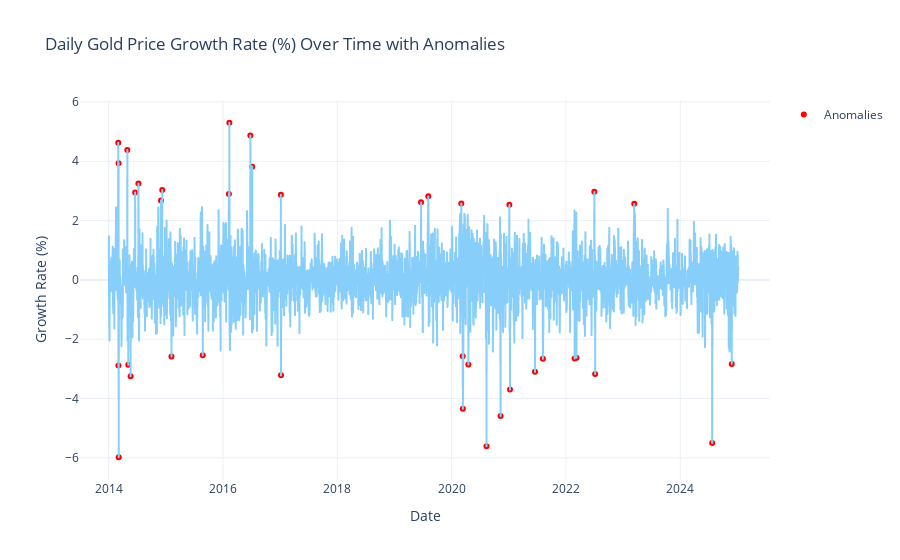

Notebook code cell kept with this figure:
### Code cell
# Calculate the daily percentage growth rate
gold_dataset['Growth_Rate'] = gold_dataset['Price'].pct_change() * 100

# Drop the first row (NaN after pct_change)
gold_growth = gold_dataset.dropna(subset=['Growth_Rate'])

# Plot the growth rate over time
fig = px.line(
    gold_growth,
    x=gold_growth.index,
    y='Growth_Rate',
    title='Daily Gold Price Growth Rate (%) Over Time with Anomalies',
    labels={'Growth_Rate': 'Daily Growth Rate (%)'},
    template='plotly_white',
    color_discrete_sequence=['lightskyblue']
)

fig.add_trace(go.Scatter(
    x=anomalies_calc.index,
    y=anomalies_calc['Growth_Rate'],
    mode='markers',
    name='Anomalies',
    marker=dict(color='red', size=6),
    hovertemplate='Date: %{x}<br>Change: %{y:.2f}%'
))


fig.update_layout(
    xaxis_title='Date',
    yaxis_title='Growth Rate (%)',
    hovermode='x unified'
)

fig.show()

### Figure 1 — Plotly figure (JSON) as saved in the notebook; plotly's stock layout.template omitted (floating-point values rounded to 4 significant figures; data arrays with more than 128 entries replaced by an {"elided": "..."} marker saying what was removed)
{"data": [{"hovertemplate": "Date=%{x}<br>Daily Growth Rate (%)=%{y}<extra></extra>", "legendgroup": "", "line": {"color": "lightskyblue", "dash": "solid"}, "marker": {"symbol": "circle"}, "mode": "lines", "name": "", "showlegend": false, "type": "scattergl", "x": {"elided": "2873 str values"}, "xaxis": "x", "y": {"elided": "2873 float values"}, "yaxis": "y"}, {"hovertemplate": "Date: %{x}<br>Change: %{y:.2f}%", "marker": {"color": "red", "size": 6}, "mode": "markers", "name": "Anomalies", "type": "scatter", "x": ["2014-03-03T00:00:00.000000000", "2014-03-04T00:00:00.000000000", "2014-03-05T00:00:00.000000000", "2014-03-06T00:00:00.000000000", "2014-04-30T00:00:00.000000000", "2014-05-06T00:00:00.000000000", "2014-05-21T00:00:00.000000000", "2014-06-19T00:00:00.000000000", "2014-07-10T00:00:00.000000000", "2014-12-01T00:00:00.000000000", "2014-12-09T00:00:00.000000000", "2015-02-06T00:00:00.000000000", "2015-08-25T00:00:00.000000000", "2016-02-08T00:00:00.000000000", "2016-02-11T00:00:00.000000000", "2016-06-24T00:00:00.000000000", "2016-07-06T00:00:00.000000000", "2017-01-05T00:00:00.000000000", "2017-01-06T00:00:00.000000000", "2019-06-20T00:00:00.000000000", "2019-08-05T00:00:00.000000000", "2020-03-03T00:00:00.000000000", "2020-03-12T00:00:00.000000000", "2020-03-13T00:00:00.000000000", "2020-04-17T00:00:00.000000000", "2020-08-11T00:00:00.000000000", "2020-11-09T00:00:00.000000000", "2021-01-04T00:00:00.000000000", "2021-01-08T00:00:00.000000000", "2021-06-17T00:00:00.000000000", "2021-08-06T00:00:00.000000000", "2022-02-25T00:00:00.000000000", "2022-03-09T00:00:00.000000000", "2022-07-01T00:00:00.000000000", "2022-07-06T00:00:00.000000000", "2023-03-13T00:00:00.000000000", "2024-07-23T00:00:00.000000000", "2024-11-25T00:00:00.000000000"], "y": [4.624, -2.886, 3.935, -5.981, 4.38, -2.866, -3.248, 2.948, 3.247, 2.68, 3.032, -2.583, -2.545, 2.897, 5.299, 4.868, 3.818, 2.868, -3.219, 2.615, 2.817, 2.578, -2.579, -4.345, -2.855, -5.609, -4.589, 2.532, -3.699, -3.102, -2.662, -2.654, -2.626, 2.973, -3.173, 2.563, -5.498, -2.839]}], "layout": {"hovermode": "x unified", "legend": {"tracegroupgap": 0}, "title": {"text": "Daily Gold Price Growth Rate (%) Over Time with Anomalies"}, "xaxis": {"anchor": "y", "domain": [0, 1], "title": {"text": "Date"}}, "yaxis": {"anchor": "x", "domain": [0, 1], "title": {"text": "Growth Rate (%)"}}}}
